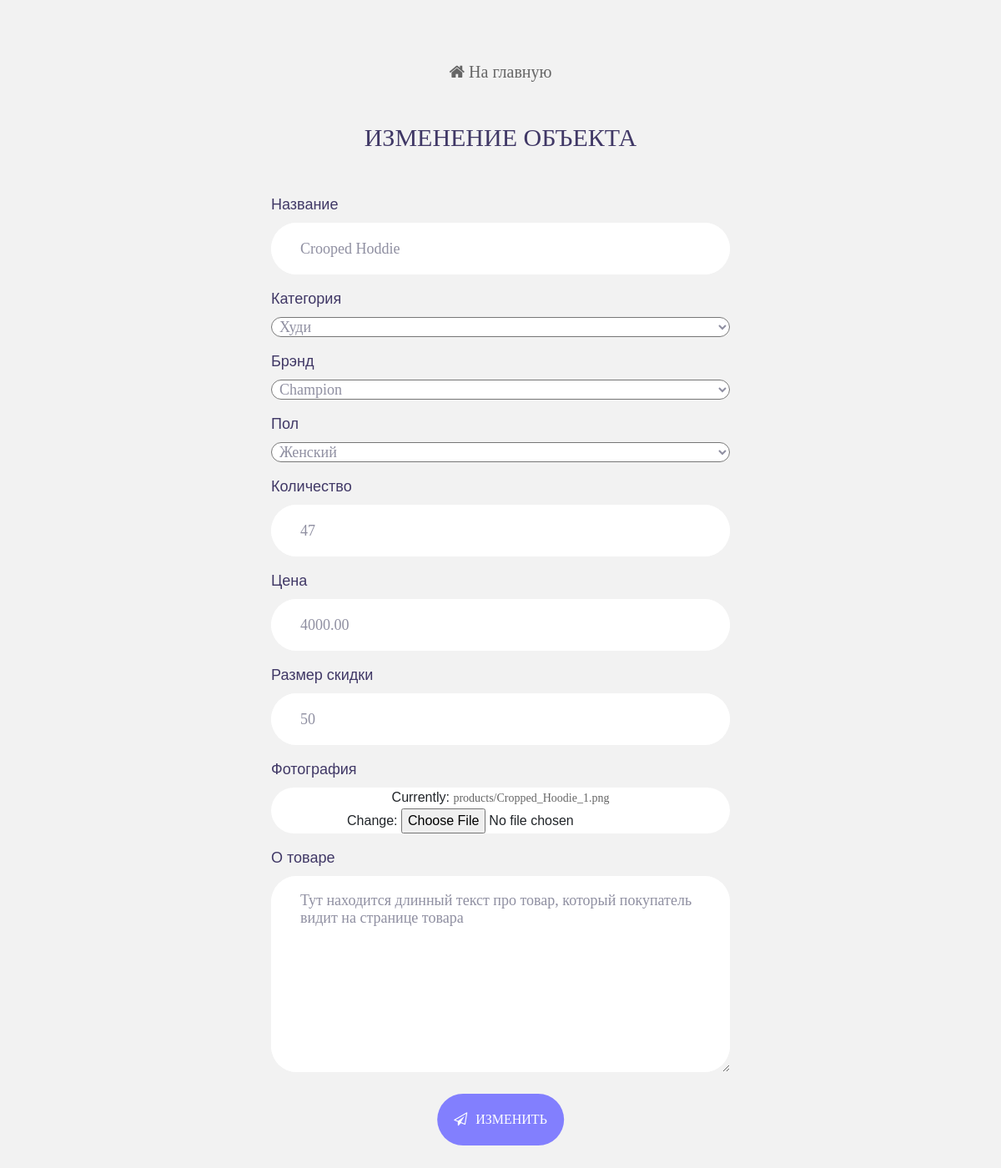
The app's page /ssadmin/product/update/1 (signed in) with its own data.
### shoppage/models.py (models this page shows, shortened)
class Product(models.Model):
    name = models.CharField(max_length=20)
    category = models.ForeignKey('mainpage.Category', on_delete=models.CASCADE)
    brand = models.ForeignKey('mainpage.Brand', on_delete=models.CASCADE)
    sex = models.ForeignKey('mainpage.Sex', on_delete=models.CASCADE)
    images = models.ImageField(upload_to='products')
    cost = models.DecimalField(max_digits=7, decimal_places=2)
    sale = models.PositiveSmallIntegerField()
    quantity = models.PositiveSmallIntegerField()
    description = models.TextField()

### adminapp/views.py (the view)
# urls.py: path('product/update/<int:pk>', views.UpdateProduct.as_view()),
class UpdateProduct(Product, Update):
    form_class = forms.ProductForm
    success_url = '/ssadmin/product'

### adminapp/views.py (called while the page is built)
    def get_context_data(self, **kwargs):
        context = super().get_context_data(**kwargs)
        context['title'] = 'Изменение объекта'
        context['button_txt'] = 'Изменить'
        return context

### mainpage/models.py (called while the page is built)
    def __str__(self):
        return self.name

    def __str__(self):
        return self.name

    def __str__(self):
        return self.name

### adminapp/templates/adminapp/form.html (shortened to what this page needs)
{% extends "base_form.html" %}
{% load static %}
{% block form %}
<span class="contact100-form-title">
	{{ title }}
</span>
{% for field in form %}
	<label for="field.name" style="color: #403866; font-size: 18px;">{{ field.label }}</label>
	<div class="wrap-input100 validate-input" style="text-align:center">
			{{ field }}
	</div>
{% endfor %}
<div class="container-contact100-form-btn">
	<button class="contact100-form-btn">
		<span>
			<i class="fa fa-paper-plane-o m-r-6" aria-hidden="true"></i>
			{{ button_txt }}
		</span>
	</button>
</div>
{% endblock form %}

### adminapp/static/adminapp/css/main.css (style rules this page uses)
* { margin: 0px; padding: 0px; box-sizing: border-box; }
body, html { height: 100%; font-family: Ubuntu-Bold, sans-serif; }
a { font-family: Ubuntu-Bold; font-size: 14px; line-height: 1.7; color: #666666; margin: 0px; transition: all 0.4s; -webkit-transition: all 0.4s; -o-transition: all 0.4s; -moz-transition: all 0.4s; }
input { outline: none; border: none; }
input[type="number"] { -moz-appearance: textfield; appearance: none; -webkit-appearance: none; }
textarea { outline: none; border: none; }
button { outline: none !important; border: none; background: transparent; }
.contact100-form-title { display: block; font-family: Ubuntu-Bold; font-size: 30px; color: #403866; line-height: 1.2; text-transform: uppercase; text-align: center; padding-bottom: 49px; }
.wrap-input100 { width: 100%; background-color: #fff; border-radius: 31px; margin-bottom: 16px; position: relative; z-index: 1; }
.input100 { position: relative; display: block; width: 100%; background: #fff; border-radius: 31px; font-family: Ubuntu-Bold; font-size: 18px; color: #8f8fa1; line-height: 1.2; }
input.input100 { height: 62px; padding: 0 35px 0 35px; }
textarea.input100 { min-height: 169px; padding: 19px 35px 0 35px; }
.container-contact100-form-btn { display: -webkit-box; display: -webkit-flex; display: -moz-box; display: -ms-flexbox; display: flex; flex-wrap: wrap; justify-content: center; padding-top: 10px; }
.contact100-form-btn { display: -webkit-box; display: -webkit-flex; display: -moz-box; display: -ms-flexbox; display: flex; justify-content: center; align-items: center; padding: 0 20px; min-width: 150px; height: 62px; background-color: transparent; border-radius: 31px; font-family: Ubuntu-Bold; font-size: 16px; color: #fff; line-height: 1.2; text-transform: uppercase; -webkit-transition: all 0.4s; -o-transition: all 0.4s; -moz-transition: all 0.4s; transition: all 0.4s; position: relative; z-index: 1; }
.contact100-form-btn::before { content: ""; display: block; position: absolute; z-index: -1; width: 100%; height: 100%; top: 0; left: 50%; -webkit-transform: translateX(-50%); -moz-transform: translateX(-50%); -ms-transform: translateX(-50%); -o-transform: translateX(-50%); transform: translateX(-50%); border-radius: 31px; background-color: #827ffe; pointer-events: none; -webkit-transition: all 0.4s; -o-transition: all 0.4s; -moz-transition: all 0.4s; transition: all 0.4s; }
.validate-input { position: relative; }

### records on screen
Product: form "Crooped Hoddie" "Худи" "Champion" "Женский" "47" "4000.00" "50" "Тут находится длинный текст про товар, который покупатель видит на странице товара"

### other values on screen
{{ title }} "ИЗМЕНЕНИЕ ОБЪЕКТА"
{{ field.label }} "Название" "Категория" "Брэнд" "Пол" "Количество" "Цена" "Размер скидки" "Фотография" "О товаре"
{{ button_txt }} "ИЗМЕНИТЬ"
